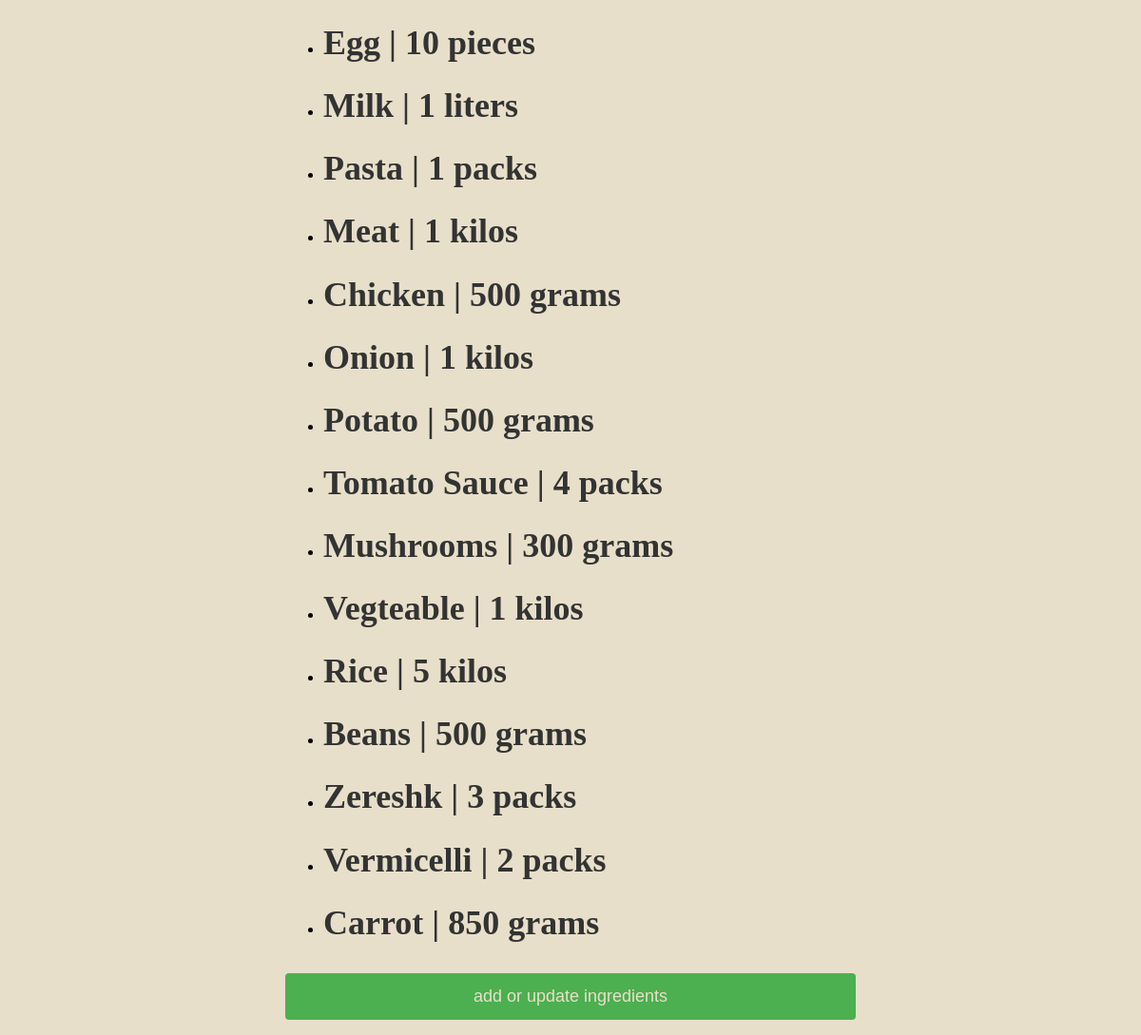
Page /show/ on the committed database.
### food/models.py (models this page shows, shortened)
class Ingredients(models.Model):
    values= (
        ('liters','Liters'),
        ('pieces','Pieces'),
        ('kilos','Kilos'),
        ('grams','Grams'),
        ('packs','Packs'),
    )
    name = models.CharField(max_length=100)
    quantity = models.PositiveIntegerField(default=0)
    quantity_value = models.CharField(max_length=50,choices=values,default='pieces')

### food/views.py (the view)
# urls.py: path("show/", show_ingredients,name='show'),
def show_ingredients(request):
    ingredients= Ingredients.objects.all()
    context={
        'ingredients':ingredients
    }
    return render(request, 'food/show.html',context)

### food/templates/food/show.html (shortened to what this page needs)
<!DOCTYPE html>
<html lang="en">
<head>
</head>
<body>
  <div style="width: 600px; margin: 0 auto;">
    <ul>
      {%for ing in ingredients%}
      <li>
        <h1>{{ing.name|title}} | {{ing.quantity}} {{ing.quantity_value}} </h1>
      </li>
      {% endfor %}
    </ul>
   <a href="edit/"><button>add or update ingredients</button></a>
  </div>
</body>
</html>

### food/templates/food/show.html (style rules this page uses)
body { background-color: #E8DFCA; }
h1 { font-size: 36px; color: #333; }
button { width: 100%; background-color: #4CAF50; color:#E8DFCA; padding: 14px 20px; margin: 8px 0; border: none; border-radius: 4px; cursor: pointer; font-size: 18px; }

### rows in the picture
Ingredients: name "Egg", quantity "10", quantity_value "pieces"
Ingredients: name "Milk", quantity "1", quantity_value "liters"
Ingredients: name "Pasta", quantity "1", quantity_value "packs"
Ingredients: name "Meat", quantity "1", quantity_value "kilos"
Ingredients: name "Chicken", quantity "500", quantity_value "grams"
Ingredients: name "Onion", quantity "1", quantity_value "kilos"
Ingredients: name "Potato", quantity "500", quantity_value "grams"
Ingredients: name "Tomato Sauce", quantity "4", quantity_value "packs"
Ingredients: name "Mushrooms", quantity "300", quantity_value "grams"
Ingredients: name "Vegteable", quantity "1", quantity_value "kilos"
Ingredients: name "Rice", quantity "5", quantity_value "kilos"
Ingredients: name "Beans", quantity "500", quantity_value "grams"
Ingredients: name "Zereshk", quantity "3", quantity_value "packs"
Ingredients: name "Vermicelli", quantity "2", quantity_value "packs"
Ingredients: name "Carrot", quantity "850", quantity_value "grams"
